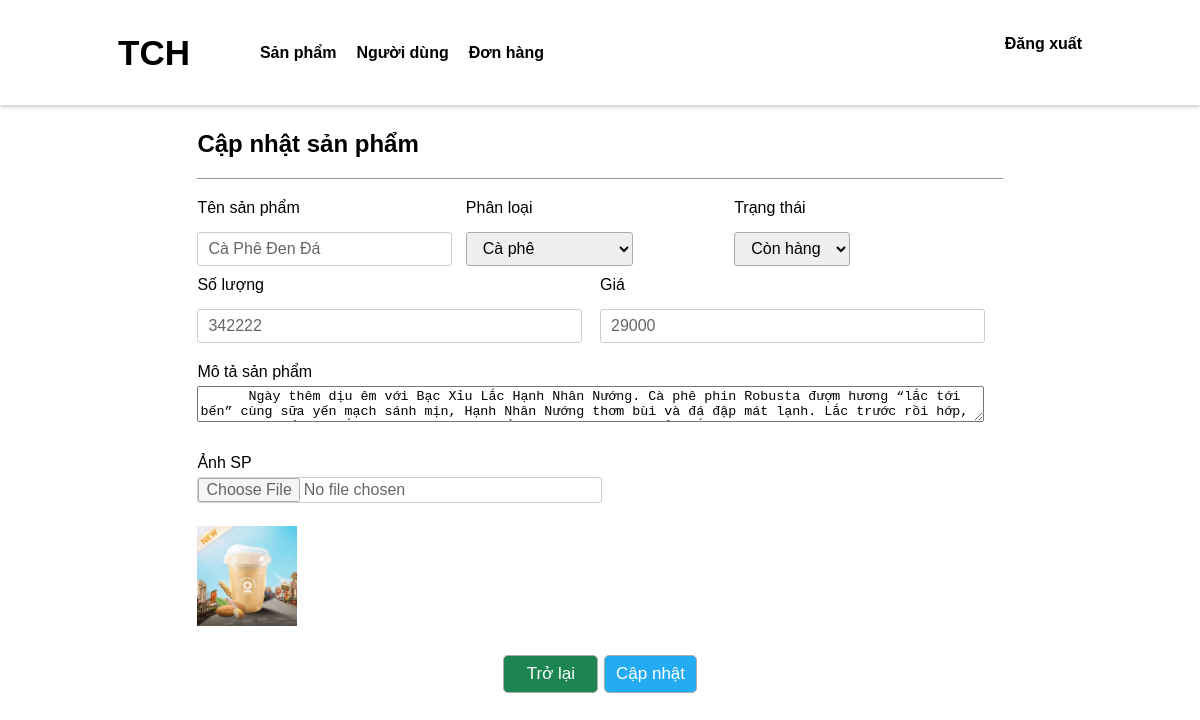
/admin/capNhat_SP.php?id=12 (signed in), run on an earlier commit of the app's database.
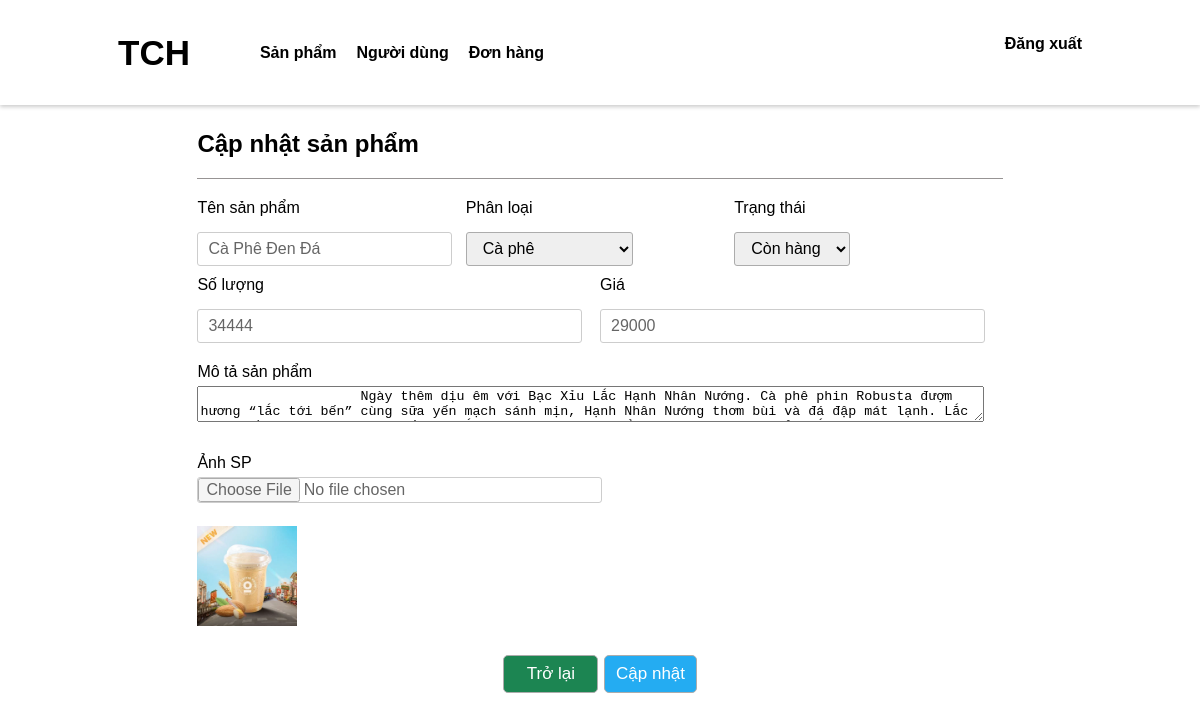
And on a later commit of the database.
### tables this page shows
CREATE TABLE `san_pham` (
  `id` bigint NOT NULL AUTO_INCREMENT,
  `ten` varchar(50) DEFAULT NULL,
  `loai` varchar(50) DEFAULT NULL,
  `so_luong` int DEFAULT NULL,
  `gia` float DEFAULT NULL,
  `mo_ta` text,
  `anh` varchar(255) DEFAULT NULL,
  `trang_thai` tinyint(1) DEFAULT '1',
  PRIMARY KEY (`id`)
);

### php/admin/getObjectById.php (called while the page is built, shortened)
<?php
function getObjectById($con, $tableName, $id)
{
    $sql = "SELECT * FROM $tableName WHERE id = ? ";
    $stmt = $con->prepare($sql);
    if ($stmt) {
        $stmt->bind_param("i", $id);
        $stmt->execute();
        $result = $stmt->get_result();
        return $result->fetch_assoc();
    }
    return null;
}

### admin/capNhat_SP.php (the view, shortened to what this page needs)
<!DOCTYPE html>
<html lang="en">
<head>
    <link rel="stylesheet" href="css/update.css">
</head>
<body>
    <?php
    require('layout/header.php');
    include('../php/admin/getObjectById.php');
    include('../php/admin/updateObjectById.php');
    $id = $_GET['id'];
    $sanPham = getObjectById($con, 'san_pham', $id);
    ?>
    <div class="update">
        <div class="title">
            <h2>Cập nhật sản phẩm</h2>
        </div>
        <div class="main">
            <form id="formCapNhatSP" action="capNhat_SP.php" method="post" enctype="multipart/form-data">
                <div class="gr">
                    <div class="infor">
                        <label for="name">Tên sản phẩm</label>
                        <input type="text" id="name" name="tenSanPham" value="<?php echo $sanPham['ten'] ?>" style="opacity: 0.6;">
                    </div>
                    <div class="infor">
                        <label for="loai">Phân loại</label><br>
                        <select name="loai" id="loai">
                            <option value="CaPhe" <?php echo $sanPham['loai'] == 'CaPhe' ? 'selected' : ' ' ?>>Cà phê
                            </option>
                        </select>
                    </div>
                    <div class="infor">
                        <label for="trang-thai">Trạng thái</label><br>
                        <select name="trang_thai" id="loai">
                            <option value="1" <?php echo $sanPham['trang_thai'] == 1 ? 'selected' : '  ' ?>>Còn hàng
                            </option>
                        </select>
                    </div>
                </div>
                <div class="gr">
                    <div class="infor">
                        <label for="quantify">Số lượng</label>
                        <input type="number" id="quantify" name="soLuong" value="<?php echo $sanPham['so_luong'] ?>" style="opacity: 0.6;">
                    </div>
                    <div class="infor">
                        <label for="price">Giá</label>
                        <input type="number" id="price" name="gia" value="<?php echo $sanPham['gia'] ?>" style="opacity: 0.6;">
                    </div>
                </div>
                <div class="mota">
                    Mô tả sản phẩm <br><textarea name="moTaSanPham"
                        id="moTaSanPham"> <?php echo $sanPham['mo_ta'] ?> </textarea><br>
                </div>
                <span class="error " id="moTaSanPhamError"> Mô tả sản phẩm không được để trống</span><br>
                <div class="infor">
                    <label for="anhSanPham">Ảnh SP</label>
                    <input id="anhSanPham" type="file" name="anhSanPham" style="opacity: 0.6;">
                </div><br>
                <div class="infor">
                    <img src="img/<?php echo $sanPham['anh'] ?>" width="100px" height="100px" alt="">
                </div>
                <div class="submit">
                    <a href="quanLySP.php" style="background-color: #1C8552; color : white;">Trở lại</a>
                    <button style="background-color: #24ACF2; color: white">Cập nhật</button>
                </div>
            </form>
        </div>
    </div>
</body>
</html>

What changed in the data, as far as the page shows it:
changed san_pham "Cà Phê Đen Đá": soLuong "342222" → "34444"
